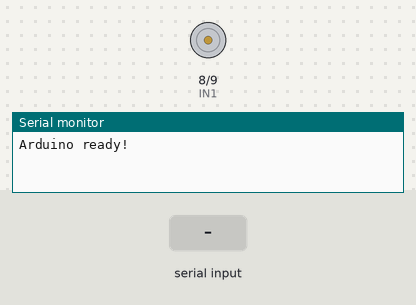
Bench run of a sketch on a simulated Arduino Uno, built with avr-gcc and run on an emulated ATmega328P. Shown: motor-driver pin pairs drawn as motors (green arrow = first pin HIGH = forward, orange = second pin HIGH = backward, longer = more drive, scaled by the enable pin), the last lines printed to the serial monitor. The inputs (shaded band) are chosen by the test bench.

Above: at 1.2 s.
1.3 s: "1\n" received over Serial
At 2.4 s:
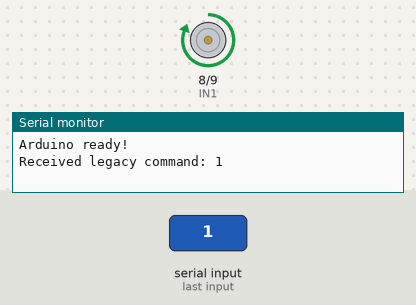
2.8 s: "0\n" received over Serial
At 3.6 s:
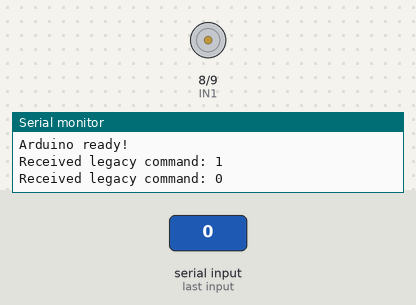
Timing chart, 0 to 5.8 s (numbered marks = the images above; inputs shaded):
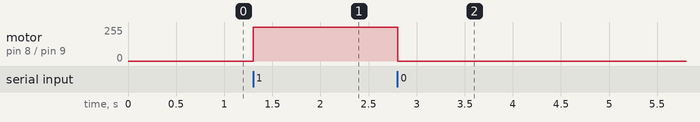

The sketch:

arduino_speed_control.ino
```cpp
// Define motor control pins
const int ENA = 10;  // PWM pin for speed control
const int IN1 = 8;   // Direction control pin 1
const int IN2 = 9;   // Direction control pin 2

char command = '0';  // Default state: motor stopped
int motorSpeed = 0;  // Default speed: stopped

void setup() {
    pinMode(ENA, OUTPUT);
    pinMode(IN1, OUTPUT);
    pinMode(IN2, OUTPUT);

    Serial.begin(9600);
    Serial.println("Arduino ready!");
}

void loop() {
    // Check if data is available from Python
    if (Serial.available() > 0) {
        // Read the incoming string until newline
        String data = Serial.readStringUntil('\n');

        // Parse command and speed (format: "command:speed")
        int colonIndex = data.indexOf(':');
        if (colonIndex != -1) {
            String cmdStr = data.substring(0, colonIndex);
            String speedStr = data.substring(colonIndex + 1);

            command = cmdStr.charAt(0);
            motorSpeed = speedStr.toInt();

            Serial.print("Received command: ");
            Serial.print(command);
            Serial.print(", speed: ");
            Serial.println(motorSpeed);
        }
        else {
            // Handle old format (just command, no speed)
            command = data.charAt(0);
            Serial.print("Received legacy command: ");
            Serial.println(command);

            // Use default speeds for legacy commands
            if (command == '1') {
                motorSpeed = 255;  // Full speed for ON command
            }
            else if (command == '0') {
                motorSpeed = 0;    // Zero speed for OFF command
            }
        }
    }

    // Run motor at specified speed when "1", stop when "0"
    if (command == '1') {
        driveMotor(motorSpeed, 1);  // Forward at specified speed
    }
    else if (command == '0') {
        driveMotor(0, 0);           // Stop motor
    }
}

void driveMotor(int speed, bool direction) {
    // Ensure speed is in the valid range
    speed = constrain(speed, 0, 255);

    analogWrite(ENA, speed);
    if (direction) {
        digitalWrite(IN1, HIGH);
        digitalWrite(IN2, LOW);
    }
    else {
        digitalWrite(IN1, LOW);
        digitalWrite(IN2, LOW);
    }
}
```

Measured:
- after the input at 1.3 s, motor on pin 8 (IN1) / pin 9 (IN2): stopped → forward 255/255 at once
- after the input at 2.8 s, motor on pin 8 (IN1) / pin 9 (IN2): forward 255/255 → stopped at once
